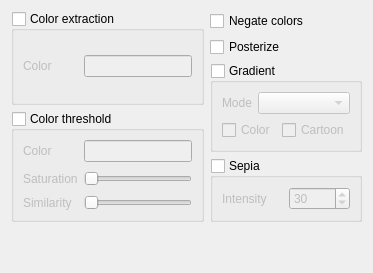
  <widget class="QWidget" name="tab_2">
   <attribute name="title">
    <string>Colors</string>
   </attribute>
   <layout class="QGridLayout" name="gridLayout_10">
    <item row="0" column="0" rowspan="3">
     <widget class="QGroupBox" name="extractEnable">
      <property name="title">
       <string>Color extraction</string>
      </property>
      <property name="checkable">
       <bool>true</bool>
      </property>
      <property name="checked">
       <bool>false</bool>
      </property>
      <layout class="QGridLayout">
       <item row="0" column="0">
        <widget class="QLabel" name="label_6">
         <property name="sizePolicy">
          <sizepolicy hsizetype="MinimumExpanding" vsizetype="Preferred">
           <horstretch>0</horstretch>
           <verstretch>0</verstretch>
          </sizepolicy>
         </property>
         <property name="text">
          <string>Color</string>
         </property>
         <property name="buddy">
          <cstring>extractComponentText</cstring>
         </property>
        </widget>
       </item>
       <item row="0" column="1">
        <widget class="QLineEdit" name="extractComponentText">
         <property name="maximumSize">
          <size>
           <width>140</width>
           <height>16777215</height>
          </size>
         </property>
         <property name="alignment">
          <set>Qt::AlignRight|Qt::AlignTrailing|Qt::AlignVCenter</set>
         </property>
        </widget>
       </item>
      </layout>
     </widget>
    </item>
    <item row="0" column="2">
     <widget class="QCheckBox" name="invertEnable">
      <property name="sizePolicy">
       <sizepolicy hsizetype="Expanding" vsizetype="Fixed">
        <horstretch>0</horstretch>
        <verstretch>0</verstretch>
       </sizepolicy>
      </property>
      <property name="text">
       <string>Negate colors</string>
      </property>
     </widget>
    </item>
    <item row="1" column="2">
     <widget class="QCheckBox" name="posterizeEnable">
      <property name="text">
       <string>Posterize</string>
      </property>
     </widget>
    </item>
    <item row="2" column="2" rowspan="2">
     <widget class="QGroupBox" name="gradientEnable">
      <property name="sizePolicy">
       <sizepolicy hsizetype="MinimumExpanding" vsizetype="Preferred">
        <horstretch>0</horstretch>
        <verstretch>0</verstretch>
       </sizepolicy>
      </property>
      <property name="title">
       <string>Gradient</string>
      </property>
      <property name="checkable">
       <bool>true</bool>
      </property>
      <property name="checked">
       <bool>false</bool>
      </property>
      <layout class="QGridLayout" name="gridLayout_9">
       <item row="0" column="0">
        <widget class="QLabel" name="label_25">
         <property name="text">
          <string>Mode</string>
         </property>
        </widget>
       </item>
       <item row="0" column="1" colspan="2">
        <widget class="QComboBox" name="gradientModeCombo">
         <property name="sizePolicy">
          <sizepolicy hsizetype="MinimumExpanding" vsizetype="Fixed">
           <horstretch>0</horstretch>
           <verstretch>0</verstretch>
          </sizepolicy>
         </property>
        </widget>
       </item>
       <item row="1" column="0" colspan="2">
        <widget class="QCheckBox" name="gradientColorCheck">
         <property name="text">
          <string>Color</string>
         </property>
        </widget>
       </item>
       <item row="1" column="2">
        <widget class="QCheckBox" name="gradientCartoonCheck">
         <property name="text">
          <string>Cartoon</string>
         </property>
        </widget>
       </item>
      </layout>
     </widget>
    </item>
    <item row="3" column="0" rowspan="2">
     <widget class="QGroupBox" name="colorthresEnable">
      <property name="title">
       <string>Color threshold</string>
      </property>
      <property name="checkable">
       <bool>true</bool>
      </property>
      <property name="checked">
       <bool>false</bool>
      </property>
      <layout class="QGridLayout" name="gridLayout_19">
       <item row="0" column="0">
        <widget class="QLabel" name="label_8">
         <property name="sizePolicy">
          <sizepolicy hsizetype="MinimumExpanding" vsizetype="Preferred">
           <horstretch>0</horstretch>
           <verstretch>0</verstretch>
          </sizepolicy>
         </property>
         <property name="text">
          <string>Color</string>
         </property>
         <property name="buddy">
          <cstring>colorthresColorText</cstring>
         </property>
        </widget>
       </item>
       <item row="0" column="1">
        <widget class="QLineEdit" name="colorthresColorText">
         <property name="maximumSize">
          <size>
           <width>140</width>
           <height>16777215</height>
          </size>
         </property>
         <property name="alignment">
          <set>Qt::AlignRight|Qt::AlignTrailing|Qt::AlignVCenter</set>
         </property>
        </widget>
       </item>
       <item row="1" column="0">
        <widget class="QLabel" name="label_13">
         <property name="text">
          <string>Saturation</string>
         </property>
         <property name="buddy">
          <cstring>colorthresSaturationthresSlider</cstring>
         </property>
        </widget>
       </item>
       <item row="1" column="1">
        <widget class="QSlider" name="colorthresSaturationthresSlider">
         <property name="sizePolicy">
          <sizepolicy hsizetype="MinimumExpanding" vsizetype="Expanding">
           <horstretch>0</horstretch>
           <verstretch>0</verstretch>
          </sizepolicy>
         </property>
         <property name="orientation">
          <enum>Qt::Horizontal</enum>
         </property>
        </widget>
       </item>
       <item row="2" column="0">
        <widget class="QLabel" name="label_14">
         <property name="text">
          <string>Similarity</string>
         </property>
         <property name="buddy">
          <cstring>colorthresSimilaritythresSlider</cstring>
         </property>
        </widget>
       </item>
       <item row="2" column="1">
        <widget class="QSlider" name="colorthresSimilaritythresSlider">
         <property name="sizePolicy">
          <sizepolicy hsizetype="MinimumExpanding" vsizetype="Fixed">
           <horstretch>0</horstretch>
           <verstretch>0</verstretch>
          </sizepolicy>
         </property>
         <property name="orientation">
          <enum>Qt::Horizontal</enum>
         </property>
        </widget>
       </item>
      </layout>
     </widget>
    </item>
    <item row="4" column="2">
     <widget class="QGroupBox" name="sepiaEnable">
      <property name="title">
       <string>Sepia</string>
      </property>
      <property name="checkable">
       <bool>true</bool>
      </property>
      <property name="checked">
       <bool>false</bool>
      </property>
      <layout class="QHBoxLayout" name="horizontalLayout">
       <item>
        <widget class="QLabel" name="label_18">
         <property name="text">
          <string>Intensity</string>
         </property>
        </widget>
       </item>
       <item>
        <widget class="QSpinBox" name="sepiaIntensitySpin">
         <property name="maximum">
          <number>255</number>
         </property>
         <property name="value">
          <number>30</number>
         </property>
        </widget>
       </item>
      </layout>
     </widget>
    </item>
    <item row="5" column="2">
     <spacer name="verticalSpacer_3">
      <property name="orientation">
       <enum>Qt::Vertical</enum>
      </property>
      <property name="sizeHint" stdset="0">
       <size>
        <width>20</width>
        <height>40</height>
       </size>
      </property>
     </spacer>
    </item>
   </layout>
  </widget>
